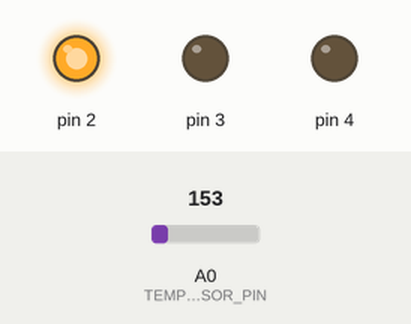
Recording of a sketch running on a simulated Arduino Uno, built with avr-gcc and run on an emulated ATmega328P. Shown: output pins drawn as LEDs (lit = HIGH). Inputs (shaded band) come from the test bench; at power-on: A0 (TEMP_SENSOR_PIN) = 153. What the sketch prints to the serial monitor is not drawn.

Above: at 1.3 s.
1.4 s: A0 (TEMP_SENSOR_PIN) set to 158
At 2.6 s:
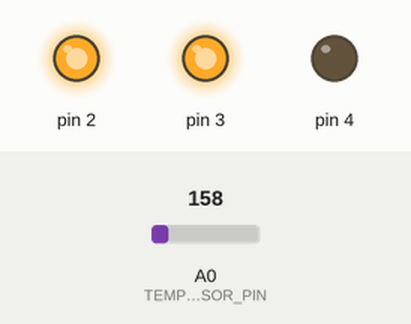
2.9 s: A0 (TEMP_SENSOR_PIN) set to 165
At 3.9 s:
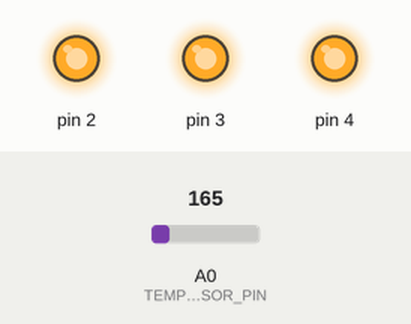
Timing chart, 0 to 5.9 s (numbered marks = the images above; inputs shaded):
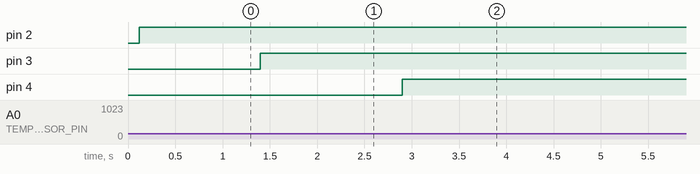

Measured:
- the behaviour switches between 157 and 158 on A0 (TEMP_SENSOR_PIN) (found by bisection; images 0 and 1)
- after the input at 1.4 s, pin 3: LOW → HIGH at once
- after the input at 2.9 s, pin 4: LOW → HIGH at once

The sketch:

love-o-meter.ino
```cpp
/**
 * Arduino Starter Project #2 - Love-o-Meter
 * Uses a TMP36 sensor to detect temperature, then microcontroller logic uses
 * TMP36's analog input to control 3 LEDs.
 *
 * Video at https://www.youtube.com/watch?v=8UcjhftcKxo
 *
 * Author: Mike Sukmanowsky <mike.sukmanowsky@gmail.com>
 */

/* Constants */
const int SERIAL_SAMPLE_RATE = 9600; // bits per second
const int TEMP_SENSOR_PIN = A0;
const int SAMPLES_FOR_BASELINE = 1000;
const int FIRST_THRESHOLD = 2; // +2 degrees over room temp
const int SECOND_THRESHOLD = 4; // 4 degrees over room temp

/* Globals */
float temp_baseline;  // room temperature, established at setup

/* Functions */

/**
 * Converts an analog input from a TMP36 (http://arduino.cc/documents/datasheets/TEMP-TMP35_36_37.pdf)
 * sensor into degrees celsius.
 * @param sensorVal the raw sensor value from the analog pin.
 * @return the sensor value converted to degrees in celsius.
 */
float sensorToCelsius(int sensorVal) {
  float voltage = (sensorVal / 1024.0) * 5.0;
  return (voltage - 0.5) * 100;
}


/* Setup / Loop*/
void setup() {
  // open serial port and sample analog input
  Serial.begin(SERIAL_SAMPLE_RATE);

  // Take 1000 samples of temp sensor to establish baseline
  Serial.print("Determining room temperature using ");
  Serial.print(SAMPLES_FOR_BASELINE);
  Serial.print(" samples.\n");
  for (int count = 0; count < SAMPLES_FOR_BASELINE; count++) {
    temp_baseline += analogRead(TEMP_SENSOR_PIN);
  }
  temp_baseline = sensorToCelsius((int)(temp_baseline / SAMPLES_FOR_BASELINE));
  Serial.print("Room temperature established: ");
  Serial.print(temp_baseline);
  Serial.print(" degrees celsius.\n");

  for (int pin = 2; pin <= 4; pin++) {
    pinMode(pin, OUTPUT);
    digitalWrite(pin, LOW);
  }
}


void loop() {
  int sensorVal = analogRead(TEMP_SENSOR_PIN);
  float temperature = sensorToCelsius(sensorVal);

  if (temperature < temp_baseline) {
    // All LEDs off
    digitalWrite(2, LOW);
    digitalWrite(3, LOW);
    digitalWrite(4, LOW);
  } else if (temperature >= temp_baseline && temperature < temp_baseline + FIRST_THRESHOLD) {
    // One LED on
    digitalWrite(2, HIGH);
    digitalWrite(3, LOW);
    digitalWrite(4, LOW);
  } else if (temperature >= temp_baseline + FIRST_THRESHOLD && temperature < temp_baseline + SECOND_THRESHOLD) {
    // Two LEDs on
    digitalWrite(2, HIGH);
    digitalWrite(3, HIGH);
    digitalWrite(4, LOW);
  } else if (temperature >= temp_baseline + SECOND_THRESHOLD) {
    // Three LEDs on
    digitalWrite(2, HIGH);
    digitalWrite(3, HIGH);
    digitalWrite(4, HIGH);
  }

  delay(1);
}
```
